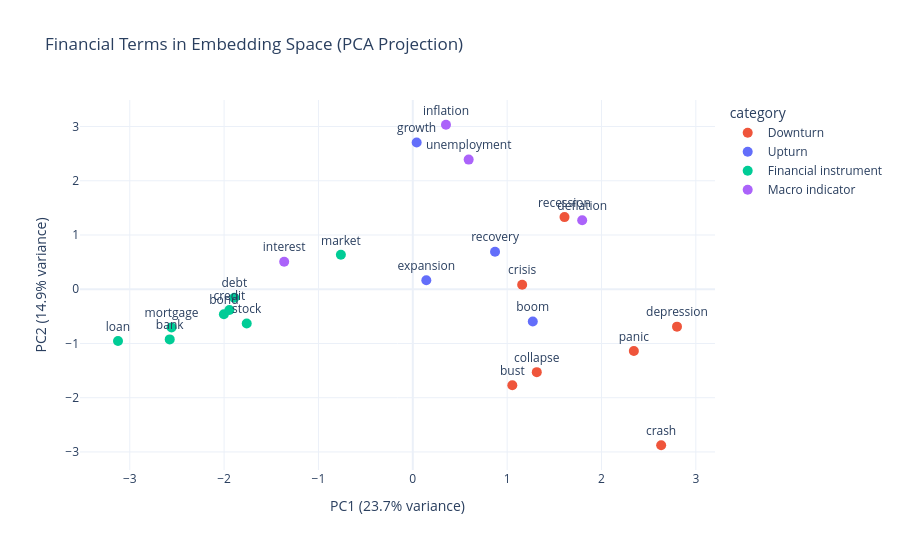

Notebook cell for this chart:
### Markdown cell above
### Financial Word Clusters

How well do GloVe embeddings organize financial and economic concepts?

### Code cell
finance_words = [
    "crisis", "recession", "depression", "panic", "crash", "bust", "collapse",
    "growth", "boom", "recovery", "expansion",
    "bank", "stock", "market", "bond", "debt", "credit", "loan", "mortgage",
    "inflation", "deflation", "unemployment", "interest",
]

finance_vecs = np.array([word_to_vec[w] for w in finance_words])

pca_fin = PCA(n_components=2)
fin_coords = pca_fin.fit_transform(finance_vecs)

# Color by rough category
colors = []
for w in finance_words:
    if w in {"crisis", "recession", "depression", "panic", "crash", "bust", "collapse"}:
        colors.append("Downturn")
    elif w in {"growth", "boom", "recovery", "expansion"}:
        colors.append("Upturn")
    elif w in {"inflation", "deflation", "unemployment", "interest"}:
        colors.append("Macro indicator")
    else:
        colors.append("Financial instrument")

import plotly.express as px

fin_df = pd.DataFrame({
    "word": finance_words,
    "PC1": fin_coords[:, 0],
    "PC2": fin_coords[:, 1],
    "category": colors,
})

fig = px.scatter(
    fin_df, x="PC1", y="PC2", text="word", color="category",
    title="Financial Terms in Embedding Space (PCA Projection)",
    labels={
        "PC1": f"PC1 ({pca_fin.explained_variance_ratio_[0]:.1%} variance)",
        "PC2": f"PC2 ({pca_fin.explained_variance_ratio_[1]:.1%} variance)",
    },
    color_discrete_sequence=["#EF553B", "#636EFA", "#00CC96", "#AB63FA"],
)
fig.update_traces(textposition="top center", marker=dict(size=10))
fig.update_layout(height=550, template="plotly_white")
fig.show()

### Figure 1 — Plotly figure (JSON) as saved in the notebook; plotly's stock layout.template omitted (floating-point values rounded to 4 significant figures)
{"data": [{"hovertemplate": "category=Downturn<br>PC1 (23.7% variance)=%{x}<br>PC2 (14.9% variance)=%{y}<br>word=%{text}<extra></extra>", "legendgroup": "Downturn", "marker": {"color": "#EF553B", "size": 10, "symbol": "circle"}, "mode": "markers+text", "name": "Downturn", "orientation": "v", "showlegend": true, "text": ["crisis", "recession", "depression", "panic", "crash", "bust", "collapse"], "textposition": "top center", "type": "scatter", "x": [1.159, 1.608, 2.801, 2.343, 2.633, 1.055, 1.314], "xaxis": "x", "y": [0.08316, 1.33, -0.6896, -1.137, -2.876, -1.769, -1.529], "yaxis": "y"}, {"hovertemplate": "category=Upturn<br>PC1 (23.7% variance)=%{x}<br>PC2 (14.9% variance)=%{y}<br>word=%{text}<extra></extra>", "legendgroup": "Upturn", "marker": {"color": "#636EFA", "size": 10, "symbol": "circle"}, "mode": "markers+text", "name": "Upturn", "orientation": "v", "showlegend": true, "text": ["growth", "boom", "recovery", "expansion"], "textposition": "top center", "type": "scatter", "x": [0.04102, 1.272, 0.8719, 0.1433], "xaxis": "x", "y": [2.707, -0.5964, 0.6912, 0.1653], "yaxis": "y"}, {"hovertemplate": "category=Financial instrument<br>PC1 (23.7% variance)=%{x}<br>PC2 (14.9% variance)=%{y}<br>word=%{text}<extra></extra>", "legendgroup": "Financial instrument", "marker": {"color": "#00CC96", "size": 10, "symbol": "circle"}, "mode": "markers+text", "name": "Financial instrument", "orientation": "v", "showlegend": true, "text": ["bank", "stock", "market", "bond", "debt", "credit", "loan", "mortgage"], "textposition": "top center", "type": "scatter", "x": [-2.576, -1.76, -0.7621, -2.002, -1.892, -1.944, -3.125, -2.557], "xaxis": "x", "y": [-0.9248, -0.6324, 0.6345, -0.4604, -0.1564, -0.3838, -0.9535, -0.7036], "yaxis": "y"}, {"hovertemplate": "category=Macro indicator<br>PC1 (23.7% variance)=%{x}<br>PC2 (14.9% variance)=%{y}<br>word=%{text}<extra></extra>", "legendgroup": "Macro indicator", "marker": {"color": "#AB63FA", "size": 10, "symbol": "circle"}, "mode": "markers+text", "name": "Macro indicator", "orientation": "v", "showlegend": true, "text": ["inflation", "deflation", "unemployment", "interest"], "textposition": "top center", "type": "scatter", "x": [0.3518, 1.796, 0.5924, -1.363], "xaxis": "x", "y": [3.032, 1.272, 2.39, 0.507], "yaxis": "y"}], "layout": {"height": 550, "legend": {"title": {"text": "category"}, "tracegroupgap": 0}, "title": {"text": "Financial Terms in Embedding Space (PCA Projection)"}, "xaxis": {"anchor": "y", "domain": [0, 1], "title": {"text": "PC1 (23.7% variance)"}}, "yaxis": {"anchor": "x", "domain": [0, 1], "title": {"text": "PC2 (14.9% variance)"}}}}
